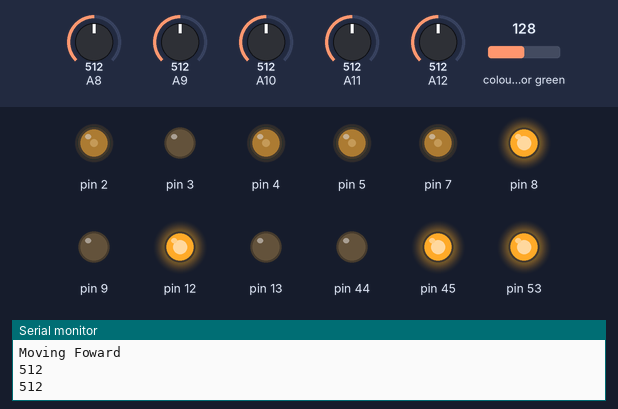
A program run on a simulated Arduino Mega 2560, built with avr-gcc and run on an emulated ATmega2560. Parts: output pins drawn as LEDs (lit = HIGH), the last lines printed to the serial monitor. The inputs (shaded band) are chosen by the test bench; at power-on: A10 = 512, A8 = 512, A9 = 512, A11 = 512, A12 = 512, colour sensor green 128.

Above: at 2.2 s.
2.3 s: A10 set to 743
3.8 s: A10 set to 762
At 5.0 s:
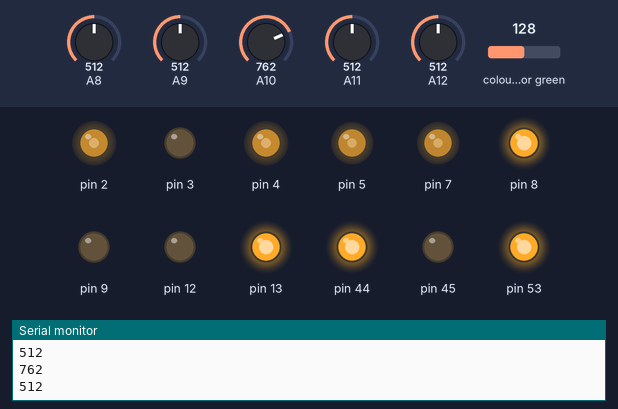
5.3 s: A8 set to 111
6.8 s: A8 set to 93
9.8 s: A10 set to 716
At 10.6 s:
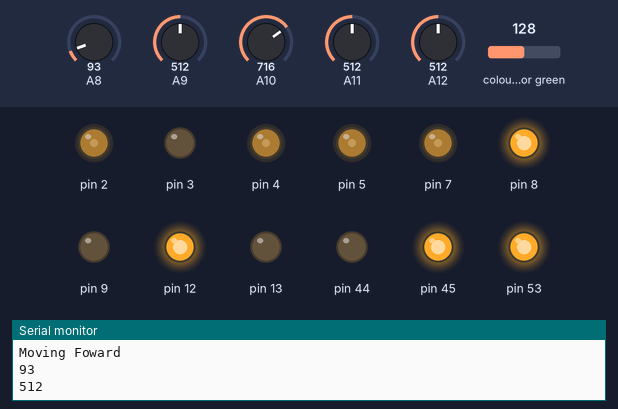
Timing chart, 0 to 12.3 s (numbered marks = the images above; inputs shaded):
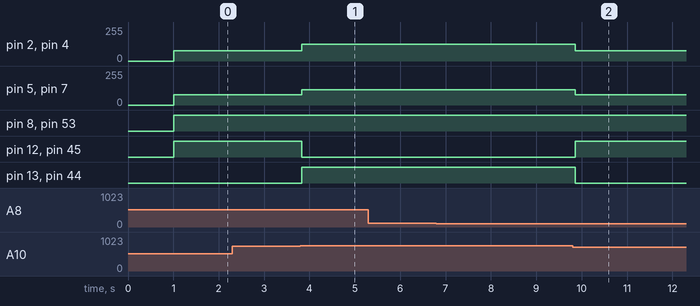

The program:

main.cpp
```cpp
#include <Arduino.h>
#include <tcs3200.h>
#include <MDriver.h>
#include <DistSense.h>
#include <LineSense.h>
#include "pins.h"

tcs3200 rgbSensor1(CS1_S0,CS1_S1,CS1_S2,CS1_S3,CS1_OUTPUT);
tcs3200 rgbSensor2(CS2_S0,CS2_S1,CS2_S2,CS2_S3,CS2_OUTPUT);

MDriver driverLeft(IN1_FL,IN2_FL,IN1_BL,IN2_BL, EN_FL, EN_BL);
MDriver driverRight(IN1_FR,IN2_FR,IN1_BR,IN2_BR, EN_FR, EN_BR);

DistSense distSensor1(DIST_TRIG1, DIST_ECHO1); //Front sensor
DistSense distSensor2(DIST_TRIG2, DIST_ECHO2);

LineSense line(IR1, IR2, IR3, IR4, IR5);

int line_vtrans = 750, green_square = 20;
int state = 0;
int speed = 30;
void setup() {
    //while (digitalRead(PIN_BUTTON) != HIGH) {
    //    Serial.println("Click to start");
    //}
    Serial.begin(9600);
    rgbSensor1.scale(20);
    rgbSensor2.scale(20);
    delay(1000);

}

void loop() {
   /*
   * 0 - Line Follow (Green Squares not detected)
   * 1 - Turn (RGB Sensors)
   * 2 - Go Around Obstacle
   * 3 - Victims
   */
    int lsensor1 = line.readIR1();
    int lsensor2 = line.readIR2();
    int lsensor3 = line.readIR3();
    int lsensor4 = line.readIR4();
    int lsensor5 = line.readIR5();
    //distSensor1.reset();
    //Serial.println(rgbSensor2.read_green()); //20-40
    Serial.println(lsensor1);
    Serial.println(lsensor2);
    Serial.println(lsensor3);
    Serial.println(lsensor4);
    Serial.println(lsensor5);
    Serial.println();
    Serial.println();
    //distSensor1.reset();
    //distSensor2.reset();

    if ((rgbSensor1.read_green() > green_square || rgbSensor2.read_green() > green_square ) && ((line.readIR1() > line_vtrans && line.readIR2() > line_vtrans && line.readIR3() > line_vtrans) || (line.readIR3() > line_vtrans && line.readIR4() > line_vtrans && line.readIR5() > line_vtrans))) {
        state = 1;
    }

    //if (distSensor1.distance() < 8 && distSensor1.distance() > 2) {
    //    state = 2;
    //}

    switch (state) {
       case 0:
            // First we detect if all of the sensor is on a white space
            // this is so the robot go foward on gaps
            //if (line.readIR1() < line_vtrans && line.readIR2() < line_vtrans && line.readIR3() < line_vtrans && line.readIR4() < line_vtrans &&line.readIR5() < line_vtrans) {
            //    /*driverFront.move(speed, speed);
            //    driverBack.move(speed, speed);
            //}

            //// Maintain robot between 1500 - 2500
            //if (line.weighted_average() > 1800 ) {
            //   /* driverFront.move(speed, speed-20);
            //    driverBack.move(speed, speed-20);
            //} else if (line.weighted_average() < 2200 ) {
            //    /*driverFront.move(speed-20, speed);
            //    driverBack.move(speed-20, speed);
            //}
            if (line.readIR3() < line_vtrans) {
                Serial.println("Moving Foward");
                driverLeft.move(speed, speed);
                driverRight.move(speed, speed);
            } else if (line.readIR1() < line_vtrans) {
                Serial.println("Moving to the left sensor 1");
                driverLeft.move(speed-75, speed-75);
                driverRight.move(speed+20, speed+20);
            } else if (line.readIR2() < line_vtrans) {
                Serial.println("Moving to the left sensor 2");
                driverLeft.move(speed-75, speed-75);
                driverRight.move(speed+20, speed+20);
            } else if (line.readIR4() < line_vtrans) {
                Serial.println("Moving to the right sensor 4");
                driverLeft.move(speed+20, speed+20);
                driverRight.move(speed-75, speed-75);
            } else if (line.readIR5() < line_vtrans) {
                Serial.println("Moving to the right sensor 5");
                driverLeft.move(speed+20, speed+20);
                driverRight.move(speed-75, speed-75);
            }
            break;
        case 1:
            if (rgbSensor1.read_green() > green_square && rgbSensor2.read_green() > green_square) {
                driverLeft.move(speed, speed-120);
                driverRight.move(speed, speed-120);
                delay(100);
                state = 0;
            } else if (rgbSensor2.read_green() > green_square && rgbSensor2.read_green() < green_square) {
                driverLeft.move(speed-130, speed);
                driverRight.move(speed-130, speed);
                delay(100);
                state = 0;
            }
        case 2:
            driverLeft.move(speed, speed-130);
            driverRight.move(speed, speed-130);
            delay(50);
            state = 0;
            break;
    }

}
```

pins.h
```cpp
// RGB Color Sensors
// Sensor 1
#define CS1_S0 23
#define CS1_S1 24
#define CS1_S2 25
#define CS1_S3 26
#define CS1_OUTPUT 22

// Sensor 2
#define CS2_S0 28
#define CS2_S1 29
#define CS2_S2 30
#define CS2_S3 31
#define CS2_OUTPUT 27


// Motor Drivers
// Driver 1
// Front Left
#define IN1_FL 45
#define IN2_FL 44
#define EN_FL 7

//Back Left
#define IN1_BL 12
#define IN2_BL 13
#define EN_BL 5


// Driver 2
//Front Right
#define IN1_FR 8
#define IN2_FR 9
#define EN_FR 4

//Dfine Back Right
#define IN1_BR 53
#define IN2_BR 3
#define EN_BR 2

// IR Sensors (Line Sensor)
#define IR1 A8
#define IR2 A9
#define IR3 A10
#define IR4 A11
#define IR5 A12


// Distance sensors
// Sensor 1
#define DIST_TRIG1 33
#define DIST_ECHO1 32

// Sensor 2
#define DIST_TRIG2 35
#define DIST_ECHO2 34


// Button
#define PIN_BUTTON 1
```

Measured:
- the behaviour switches between 749 and 750 on A10 (found by bisection; images 0 and 1)
- after the input at 3.8 s, pin 2, pin 4: 76/255 → 127/255 at once; pin 5, pin 7: 76/255 → 114/255 at once; pin 12, pin 45: HIGH → LOW at once; pin 13, pin 44: LOW → HIGH at once
- after the input at 9.8 s, pin 2, pin 4: 127/255 → 76/255 after 0.06 s; pin 5, pin 7: 114/255 → 76/255 after 0.06 s; pin 12, pin 45: LOW → HIGH after 0.06 s; pin 13, pin 44: HIGH → LOW after 0.06 s
